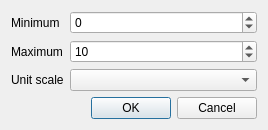
<?xml version="1.0" encoding="UTF-8"?>
<ui version="4.0">
 <class>AxisScaleDialog</class>
 <widget class="QDialog" name="AxisScaleDialog">
  <property name="geometry">
   <rect>
    <x>0</x>
    <y>0</y>
    <width>268</width>
    <height>123</height>
   </rect>
  </property>
  <property name="windowTitle">
   <string>Dialog</string>
  </property>
  <layout class="QVBoxLayout" name="verticalLayout">
   <item>
    <layout class="QFormLayout" name="formLayout">
     <item row="0" column="1">
      <widget class="QSpinBox" name="spinMinimum">
       <property name="minimum">
        <number>-86400000</number>
       </property>
       <property name="maximum">
        <number>86400000</number>
       </property>
      </widget>
     </item>
     <item row="0" column="0">
      <widget class="QLabel" name="label">
       <property name="text">
        <string>Minimum</string>
       </property>
      </widget>
     </item>
     <item row="1" column="0">
      <widget class="QLabel" name="label_2">
       <property name="text">
        <string>Maximum</string>
       </property>
      </widget>
     </item>
     <item row="1" column="1">
      <widget class="QSpinBox" name="spinMaximum">
       <property name="minimum">
        <number>-86400000</number>
       </property>
       <property name="maximum">
        <number>86400000</number>
       </property>
       <property name="value">
        <number>10</number>
       </property>
      </widget>
     </item>
     <item row="2" column="0">
      <widget class="QLabel" name="labelUnit">
       <property name="text">
        <string>Unit scale</string>
       </property>
      </widget>
     </item>
     <item row="2" column="1">
      <widget class="QComboBox" name="comboUnit"/>
     </item>
    </layout>
   </item>
   <item>
    <widget class="QDialogButtonBox" name="buttonBox">
     <property name="orientation">
      <enum>Qt::Horizontal</enum>
     </property>
     <property name="standardButtons">
      <set>QDialogButtonBox::Cancel|QDialogButtonBox::Ok</set>
     </property>
    </widget>
   </item>
  </layout>
 </widget>
 <resources/>
 <connections>
  <connection>
   <sender>buttonBox</sender>
   <signal>accepted()</signal>
   <receiver>AxisScaleDialog</receiver>
   <slot>accept()</slot>
   <hints>
    <hint type="sourcelabel">
     <x>248</x>
     <y>254</y>
    </hint>
    <hint type="destinationlabel">
     <x>157</x>
     <y>274</y>
    </hint>
   </hints>
  </connection>
  <connection>
   <sender>buttonBox</sender>
   <signal>rejected()</signal>
   <receiver>AxisScaleDialog</receiver>
   <slot>reject()</slot>
   <hints>
    <hint type="sourcelabel">
     <x>316</x>
     <y>260</y>
    </hint>
    <hint type="destinationlabel">
     <x>286</x>
     <y>274</y>
    </hint>
   </hints>
  </connection>
 </connections>
</ui>
